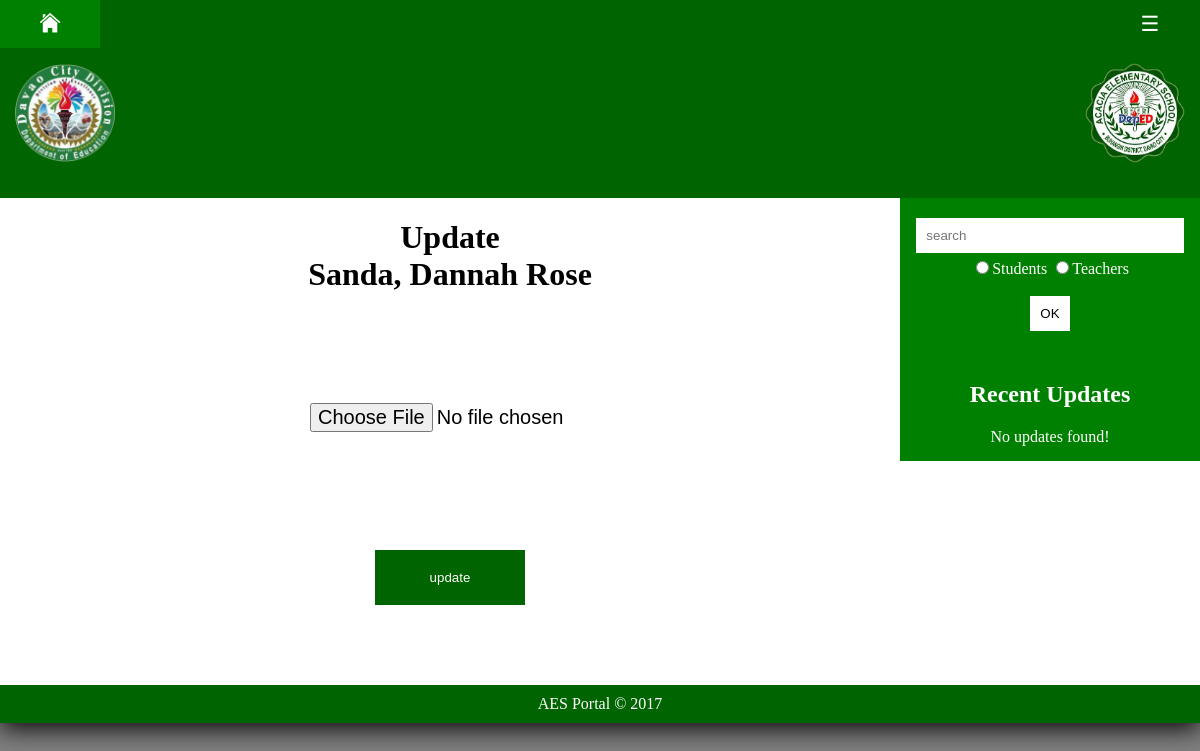
Page /aes-admin/records-update-upload.php?update_id=1 (signed in) on the committed database.
### tables this page shows
CREATE TABLE `records` (
  `record_id` int(11) NOT NULL AUTO_INCREMENT,
  `record_type_id` int(11) DEFAULT NULL,
  `student_id` int(11) DEFAULT NULL,
  `section_id` int(11) DEFAULT NULL,
  `file` varchar(100) DEFAULT NULL,
  `file_type` varchar(30) DEFAULT NULL,
  `file_size` int(11) NOT NULL,
  PRIMARY KEY (`record_id`)
);

CREATE TABLE `students` (
  `student_id` int(11) NOT NULL AUTO_INCREMENT,
  `fname` varchar(32) DEFAULT NULL,
  `mname` varchar(32) DEFAULT NULL,
  `lname` varchar(32) DEFAULT NULL,
  `birthdate` date DEFAULT NULL,
  `gender` set('Female','Male') DEFAULT NULL,
  `section_id` int(11) DEFAULT NULL,
  `prof_pic` varchar(64) DEFAULT NULL,
  `lrn` bigint(20) DEFAULT NULL,
  PRIMARY KEY (`student_id`)
);

### aes-admin/records-update-upload.php (the view, shortened to what this page needs)
<!DOCTYPE html>
<?php
    include ('include/verify-admin.php');
    if(isset($_GET['update_id'])){
        $astud="SELECT a.*,b.* FROM records a INNER JOIN students b ON a.student_id=b.student_id WHERE a.record_id=".$_GET['update_id'];
        $result_astud=mysqli_query($con,$astud);
    }
            ?>
<html>
    <head>
        <link rel="stylesheet" href="../css/main.css">
        <link rel="stylesheet" href="../css/loader.css">
        <link rel="stylesheet" href="../css/options.css">
        <link rel="stylesheet" href="../css/tables.css">
    </head>
    <body style="font-family:Verdana;" onload="myFunction()">
            <div style="display:none;" id="myDiv" class="animate-bottom">
                <?php include ('include/nav.php');?>
                <div id="main">
                    <?php include ('include/menu.php');?>
                    <div style="overflow:hidden;">
                        <?php include ('include/header.php');?>
                        <div class="main">
                            <h1 style="text-align:center;">
                                <?php
                                    if(mysqli_num_rows($result_astud)>0)
                                    {
                                        while($stud=mysqli_fetch_row($result_astud))
                                        {
                                            echo "Update ".$_SESSION['atype']."<br>".$stud[10].", ".$stud[8]." ".$stud[9];
                                        }
                                    }
                                ?>
                            </h1>
                            <div style="position relative; width:80%; margin:auto; margin-top:100px; text-align:left;">
                                <form method="POST" enctype="multipart/form-data">
                                    <div style="position:relative; width:300px; padding:10px; margin:auto;">
                                        <input style="font-size:20px;" type="file" name="file" required><br><br>
                                    </div>
                                    <div style="position:relative; top:40px; width:150px; margin:auto; margin-bottom:120px; margin-top:50px;">
                                        <button type="submit" name="updatebtn" style="border:none; width: 150px; padding: 20px 0px; color:white; background-color:rgb(0, 100, 0);">update</button>
                                    </div>
                                </form>
                            </div>
                        </div>
                        <?php include ('include/recent-updates.php');?>
                    </div>
                    <?php include ('include/footer.php');?>
                </div>
    </body>
</html>

### css/main.css (style rules this page uses)
body { background-color: gray; margin: auto; }
* { box-sizing: border-box; }
.main { float:left; width:75%; padding: 0px 40px; }
#main { transition: margin-left .5s; }

### css/loader.css (style rules this page uses)
.animate-bottom { position: relative; -webkit-animation-name: animatebottom; -webkit-animation-duration: 1s; animation-name: animatebottom; animation-duration: 1s }
#myDiv { display: none; text-align: center; background-color: white; box-shadow: 0px 5px 25px black; }

### rows in the picture
records: student.lname "Sanda", student.fname "Dannah", student.mname "Rose"
